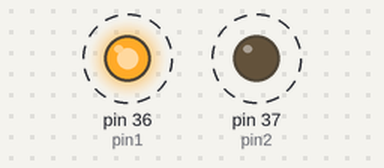
Recording of a sketch running on a simulated Arduino Mega 2560, built with avr-gcc and run on an emulated ATmega2560. Parts: output pins drawn as LEDs (lit = HIGH). Dashed ring = blinking.

Above: at 0.5 s.
Timing chart, 0 to 4.6 s (numbered marks = the images above):
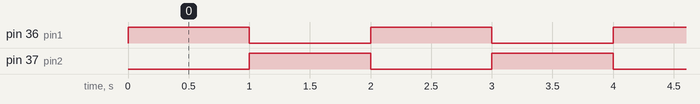

The sketch:

blinker_test.ino
```cpp
int pin1 = 36;
int pin2 = 37;

float t_start;
float t;

void setup() {
  // put your setup code here, to run once:
  pinMode(pin1, OUTPUT), digitalWrite(pin1, LOW);
  pinMode(pin2, OUTPUT), digitalWrite(pin2, LOW);
  t_start = millis();
}

void loop() {
  t = (millis() - t_start) / 1000;
  if(int(t)%2 == 0){
    digitalWrite(pin1, HIGH);
    digitalWrite(pin2, LOW);
  } else {
    digitalWrite(pin1, LOW);
    digitalWrite(pin2, HIGH);
  }

}
```

Measured:
- by itself, pin 36 (pin1), pin 37 (pin2): alternates HIGH for 1.0 s and LOW for 1.0 s
